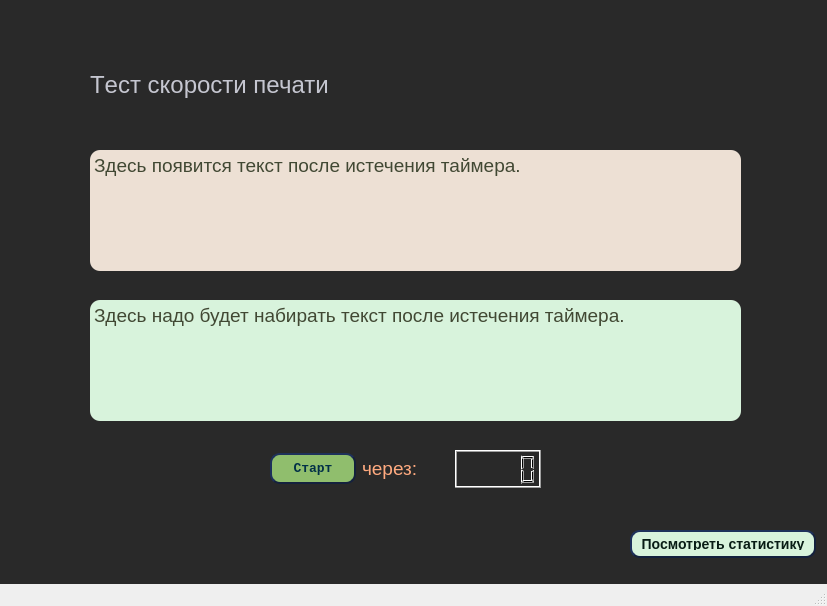
<?xml version="1.0" encoding="UTF-8"?>
<ui version="4.0">
 <class>MainWindow</class>
 <widget class="QMainWindow" name="MainWindow">
  <property name="geometry">
   <rect>
    <x>0</x>
    <y>0</y>
    <width>827</width>
    <height>606</height>
   </rect>
  </property>
  <property name="windowTitle">
   <string>MainWindow</string>
  </property>
  <property name="styleSheet">
   <string notr="true">QWidget#centralwidget {
    background-color:  rgb(41, 41, 41);
}
QPushButton#statBut {
    background-color: rgb(216, 243, 220);
    border-style: outset;
    border-width: 2px;
    border-radius: 10px;
    border-color: rgb(20, 33, 61);
    font: bold 14px;
    min-width: 10em;
    padding: 6px;
}
QTextEdit#txtinput {
    background-color: rgb(216, 243, 220);
	border-radius: 10px
}
QTextBrowser#textBrowser {
	border-radius: 10px;
    background-color: rgb(237, 224, 212);
}
QPushButton#startBut {
    background-color: rgb(144, 190, 109);
    border-style: outset;
    border-width: 2px;
    border-radius: 10px;
    border-color: rgb(20, 33, 61);
    font: bold 14px;
    min-width: 5em;
    padding: 6px;
}</string>
  </property>
  <widget class="QWidget" name="centralwidget">
   <widget class="QLabel" name="label">
    <property name="geometry">
     <rect>
      <x>90</x>
      <y>50</y>
      <width>641</width>
      <height>71</height>
     </rect>
    </property>
    <property name="text">
     <string>&lt;html&gt;&lt;head/&gt;&lt;body&gt;&lt;p&gt;&lt;span style=&quot; font-family:'Courier'; font-size:18pt; color:#c5c6d0;&quot;&gt;Tест скорости печати&lt;/span&gt;&lt;/p&gt;&lt;/body&gt;&lt;/html&gt;</string>
    </property>
   </widget>
   <widget class="QPushButton" name="statBut">
    <property name="geometry">
     <rect>
      <x>630</x>
      <y>530</y>
      <width>186</width>
      <height>28</height>
     </rect>
    </property>
    <property name="styleSheet">
     <string notr="true">color: rgb(8, 28, 21);
font-family: &quot;Lucida Console&quot; monospace;</string>
    </property>
    <property name="text">
     <string>Посмотреть статистику</string>
    </property>
   </widget>
   <widget class="QTextBrowser" name="textBrowser">
    <property name="geometry">
     <rect>
      <x>90</x>
      <y>150</y>
      <width>651</width>
      <height>121</height>
     </rect>
    </property>
    <property name="styleSheet">
     <string notr="true">border-radius: 10px;
font-family: MS Shell Dlg 2;
font-size: 7.8pt;
font-weight: 400;
font-style:normal;
font-size:10pt;
color:#414833;</string>
    </property>
    <property name="html">
     <string>&lt;!DOCTYPE HTML PUBLIC &quot;-//W3C//DTD HTML 4.0//EN&quot; &quot;http://www.w3.org/TR/REC-html40/strict.dtd&quot;&gt;
&lt;html&gt;&lt;head&gt;&lt;meta name=&quot;qrichtext&quot; content=&quot;1&quot; /&gt;&lt;style type=&quot;text/css&quot;&gt;
p, li { white-space: pre-wrap; }
&lt;/style&gt;&lt;/head&gt;&lt;body style=&quot; font-family:'MS Shell Dlg 2'; font-size:10pt; font-weight:400; font-style:normal;&quot;&gt;
&lt;p style=&quot; margin-top:0px; margin-bottom:0px; margin-left:0px; margin-right:0px; -qt-block-indent:0; text-indent:0px;&quot;&gt;&lt;span style=&quot; font-size:14pt; color:#414833;&quot;&gt;Здесь появится текст после истечения таймера.&lt;/span&gt;&lt;/p&gt;&lt;/body&gt;&lt;/html&gt;</string>
    </property>
   </widget>
   <widget class="QTextEdit" name="txtinput">
    <property name="geometry">
     <rect>
      <x>90</x>
      <y>300</y>
      <width>651</width>
      <height>121</height>
     </rect>
    </property>
    <property name="styleSheet">
     <string notr="true">border-radius: 10px;
font-family: MS Shell Dlg 2;
font-size: 7.8pt;
font-weight: 400;
font-style:normal;
font-size:10pt;
color:#414833;</string>
    </property>
    <property name="html">
     <string>&lt;!DOCTYPE HTML PUBLIC &quot;-//W3C//DTD HTML 4.0//EN&quot; &quot;http://www.w3.org/TR/REC-html40/strict.dtd&quot;&gt;
&lt;html&gt;&lt;head&gt;&lt;meta name=&quot;qrichtext&quot; content=&quot;1&quot; /&gt;&lt;style type=&quot;text/css&quot;&gt;
p, li { white-space: pre-wrap; }
&lt;/style&gt;&lt;/head&gt;&lt;body style=&quot; font-family:'MS Shell Dlg 2'; font-size:10pt; font-weight:400; font-style:normal;&quot;&gt;
&lt;p style=&quot; margin-top:0px; margin-bottom:0px; margin-left:0px; margin-right:0px; -qt-block-indent:0; text-indent:0px;&quot;&gt;&lt;span style=&quot; font-size:14pt; color:#414833;&quot;&gt;Здесь надо будет набирать текст после истечения таймера.&lt;/span&gt;&lt;/p&gt;&lt;/body&gt;&lt;/html&gt;</string>
    </property>
   </widget>
   <widget class="QWidget" name="horizontalLayoutWidget">
    <property name="geometry">
     <rect>
      <x>270</x>
      <y>450</y>
      <width>271</width>
      <height>38</height>
     </rect>
    </property>
    <layout class="QHBoxLayout" name="horizontalLayout_2">
     <item>
      <widget class="QPushButton" name="startBut">
       <property name="styleSheet">
        <string notr="true">color: rgb(2, 48, 71);
font-family: Courier New;
font-size: 10pt;</string>
       </property>
       <property name="text">
        <string>Старт</string>
       </property>
      </widget>
     </item>
     <item>
      <widget class="QLabel" name="label_2">
       <property name="text">
        <string>&lt;html&gt;&lt;head/&gt;&lt;body&gt;&lt;p&gt;&lt;span style=&quot; font-size:14pt; color:#ffaa7f;&quot;&gt;через:&lt;/span&gt;&lt;/p&gt;&lt;/body&gt;&lt;/html&gt;</string>
       </property>
      </widget>
     </item>
     <item>
      <widget class="QLCDNumber" name="lcdNumber"/>
     </item>
    </layout>
   </widget>
  </widget>
  <widget class="QStatusBar" name="statusbar"/>
 </widget>
 <resources/>
 <connections/>
</ui>
